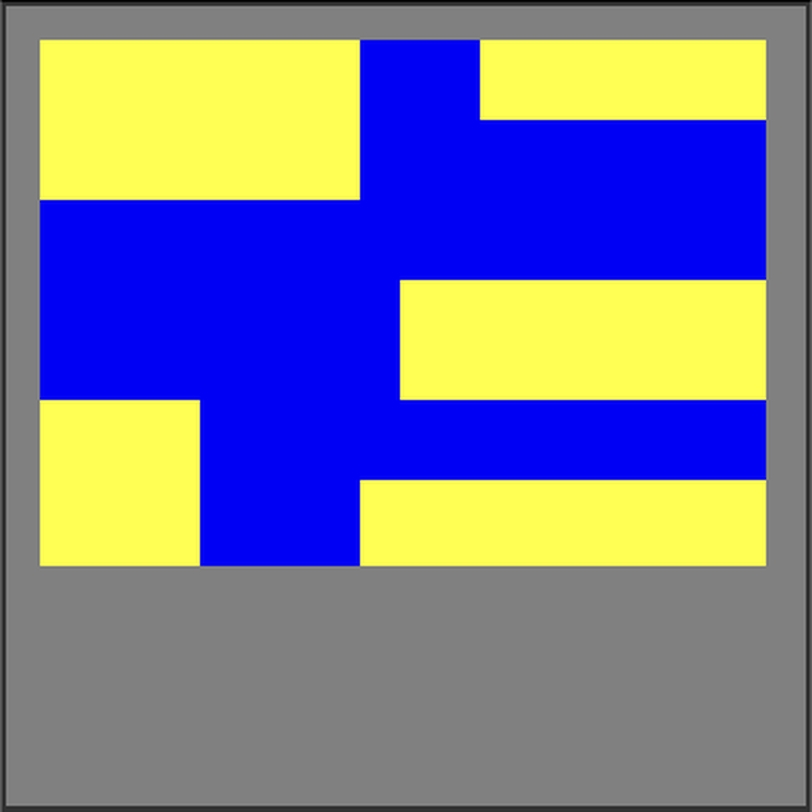
#> input picture high_res_screenshot.jpg, 812 x 812 px
$ python test2.py
#> lines starting #> are read from the running program, lines starting #| are printed output that depends on the picture; after the words box and inside, x2 and y2 are one past the last pixel; in counts of white or black regions, pixels touching at a corner belong together
import cv2
import numpy as np
import random
from deap import base, creator, tools, algorithms
from sklearn.cluster import KMeans

# 画像を読み込む
image_path = "./high_res_screenshot.jpg"  # アップロードした画像のパス
image = cv2.imread(image_path)
#> image is the input picture: shape (812, 812, 3); mean B, G, R 149.4, 121.1, 121

# BGR色空間で指定された色範囲を定義
target_color_bgr = np.array([183,66,67])  # BGR形式で指定
threshold = 10  # 色の範囲の許容誤差

# 指定色の周辺の範囲を定義
lower_bound = target_color_bgr - threshold
upper_bound = target_color_bgr + threshold

# マスクを作成
mask = cv2.inRange(image, lower_bound, upper_bound)
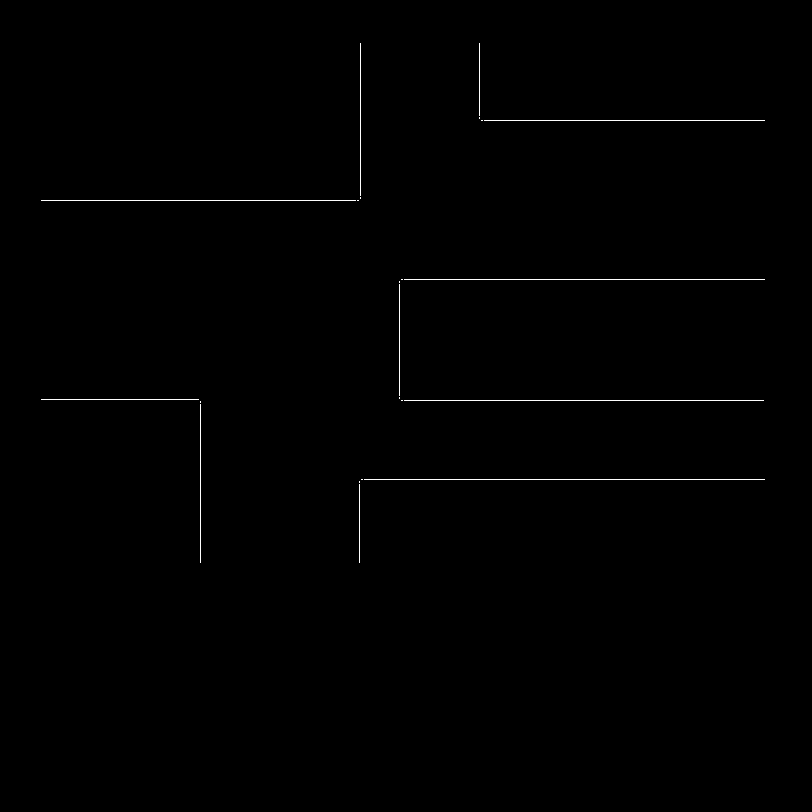
#> mask: shape (812, 812); 0.38% white in thin lines or dots, all inside (x1, y1, x2, y2) = (41, 43, 765, 563)

# マスクから輪郭を検出
contours, _ = cv2.findContours(mask, cv2.RETR_EXTERNAL, cv2.CHAIN_APPROX_SIMPLE)
#> contours = 22 contours, all with area under 20

# 黒色の背景に輪郭を描画（デバッグ用）
boundary_image = np.zeros_like(image)
cv2.drawContours(boundary_image, contours, -1, (255, 255, 255), 2)
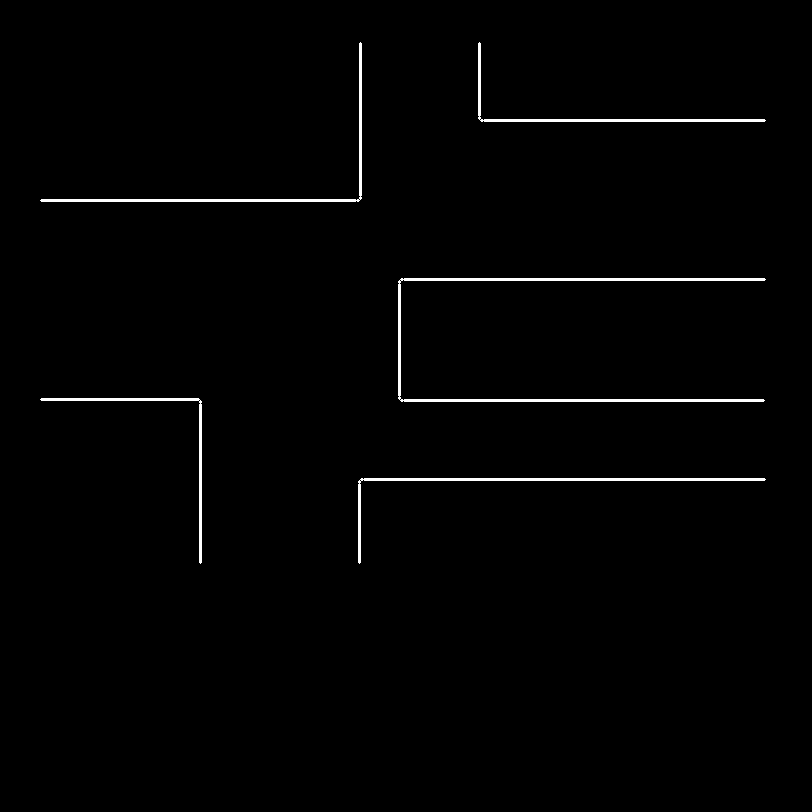
#> boundary_image: shape (812, 812, 3); 1.1% white; 5 white regions, box (x1, y1, x2, y2) and area: (398, 278, 766, 402) 2533, (358, 478, 766, 564) 1458, (40, 42, 362, 202) 1422, (478, 42, 766, 122) 1080, (40, 398, 202, 564) 962

# 境界線のピクセル座標を取得
boundary_points = np.column_stack(np.where(boundary_image > 0))

# 店の数
NUM_SHOPS = 10

# KMeansクラスタリングを使ってboundary_pointsをNUM_SHOPS個に分割
kmeans = KMeans(n_clusters=NUM_SHOPS, random_state=42)
kmeans.fit(boundary_points)
labels = kmeans.labels_

# 各クラスタに対して色をランダムに割り当て
colors = np.random.randint(0, 255, size=(NUM_SHOPS, 3))

# GAの設定
POP_SIZE = 50     # 個体数
GENS = 100        # 世代数

# 評価関数（店舗の入口とクラスタの重心との距離が短いほど良い）
def evaluate(individual):
    distance_sum = 0
    for shop_id, shop_entry in enumerate(individual):
        # クラスタに属する全ての点の重心を計算
        cluster_points = boundary_points[labels == shop_id]
        cluster_center = np.mean(cluster_points, axis=0)

        # 入口とクラスタの重心との距離を計算
        distance_sum += np.sqrt(np.sum((shop_entry - cluster_center) ** 2))

    print(f"Individual: {individual}, Fitness: {distance_sum}")  # 評価の詳細を表示
    return distance_sum,

# 遺伝子表現：各店舗の入口位置を選ぶ
creator.create("FitnessMin", base.Fitness, weights=(-1.0,))
#> (this line was passed over: deap is not available in this run)
creator.create("Individual", list, fitness=creator.FitnessMin)
#> (this line was passed over: deap is not available in this run)

#> (the run stopped early here; a loop or call above may not have finished)
